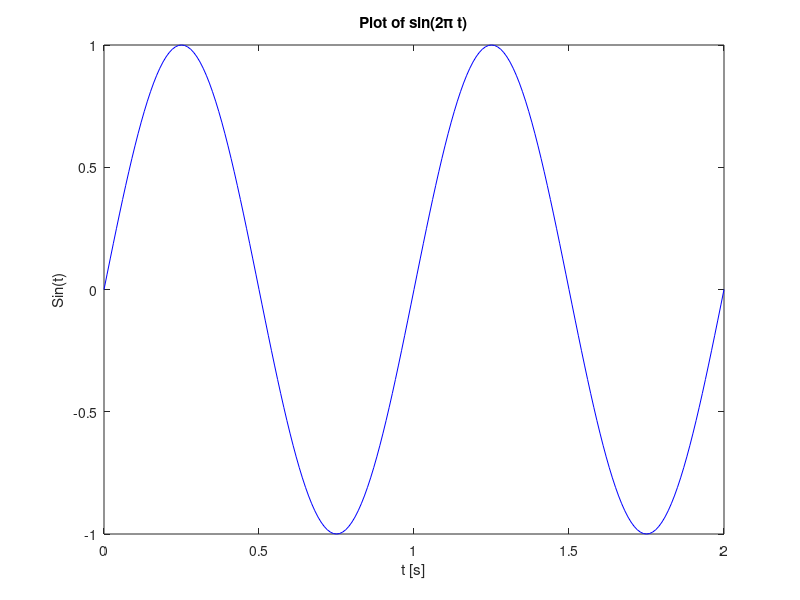

MATLAB code to generate this figure:
t = 0:0.01:2; % linspace
xt = sin(2*pi*t); % generating the function
plot(t, xt, 'b'); % plotting
xlabel('t [s]'); % x plot label
ylabel('Sin(t)'); % y plot label
title('Plot of sin(2\pi t)'); % Title plot